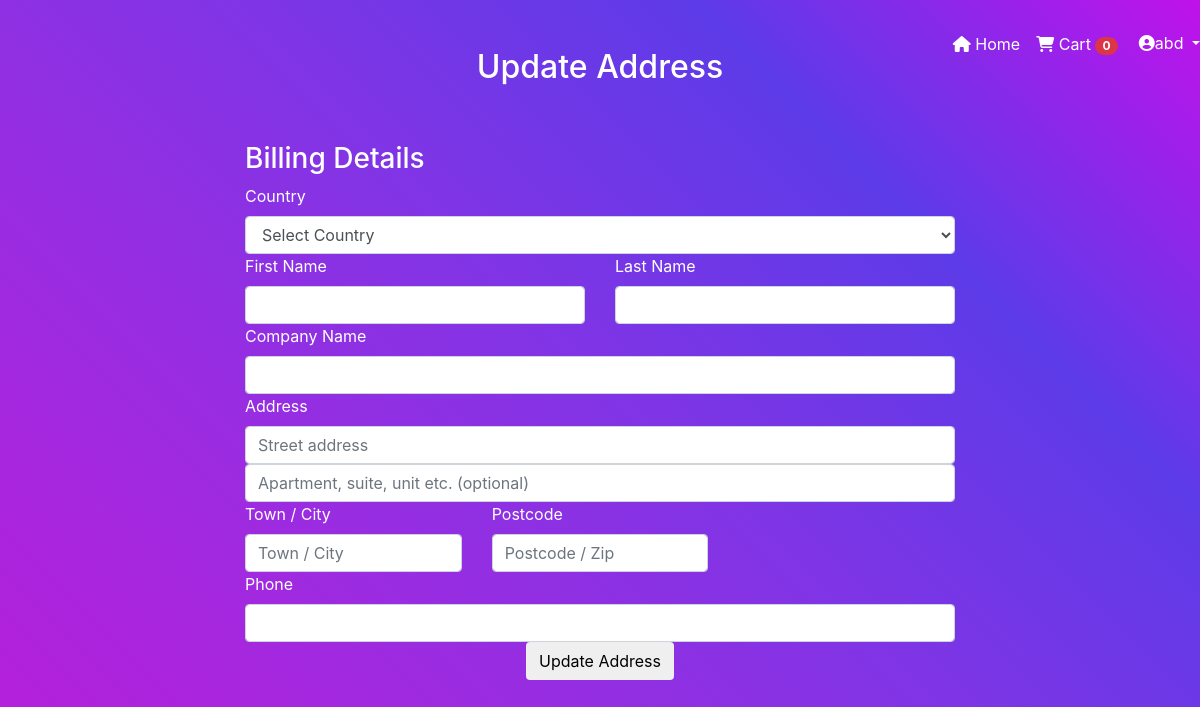
The page /update_address.php (signed in) on the database as committed earlier.
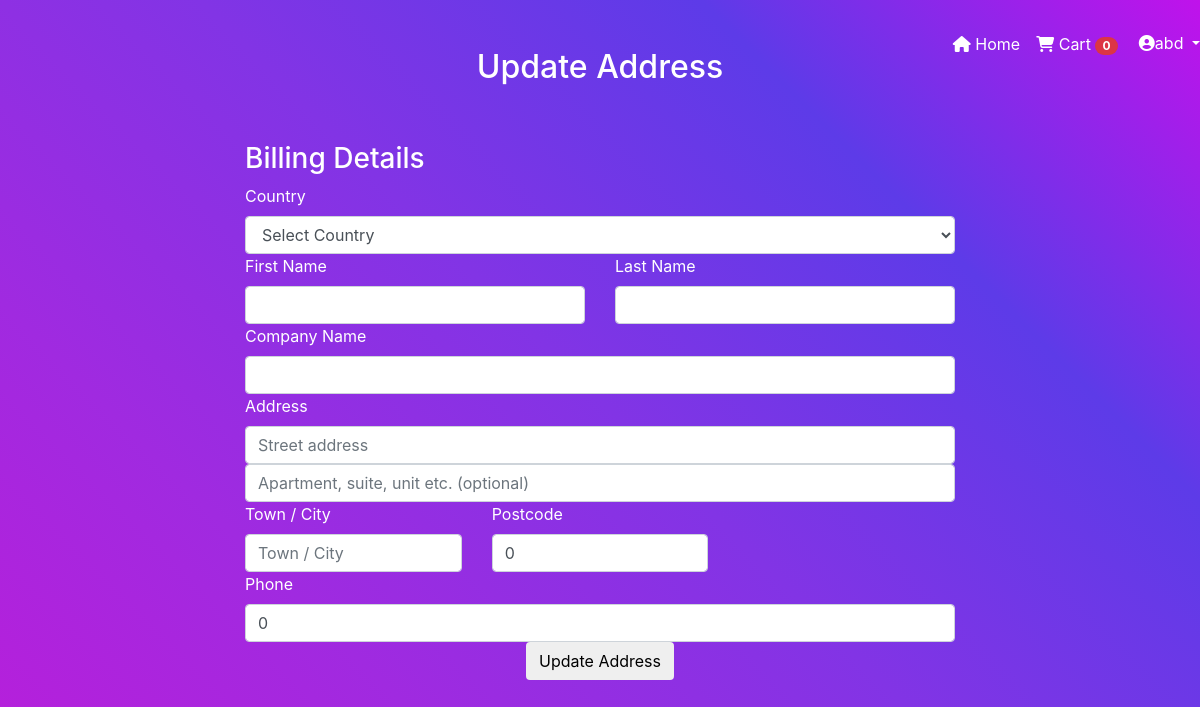
The same page on the database as committed later.
### tables this page shows
CREATE TABLE `user_data` (
  `id` int(11) NOT NULL,
  `userid` int(11) NOT NULL,
  `firstname` varchar(255) NOT NULL,
  `lastname` varchar(255) NOT NULL,
  `company` varchar(255) NOT NULL,
  `address1` varchar(255) NOT NULL,
  `address2` varchar(11) NOT NULL,
  `city` varchar(255) NOT NULL,
  `country` varchar(255) NOT NULL,
  `zip` int(11) NOT NULL,
  `mobile` int(11) NOT NULL
);

### update_address.php (the view, shortened to what this page needs)
<?php
$conn = mysqli_connect('localhost',"root" ,"" ,"bookstore");
?>
<?php
$cid =$_SESSION['customerid'];
$sql = "SELECT * FROM user_data where userid = $cid";
$result = mysqli_query($conn, $sql);
$row = mysqli_fetch_assoc($result);
 ?>
<div class="container text-white">
<!DOCTYPE html>
<html lang="en">
<head>
    <link rel="stylesheet" href="https://maxcdn.bootstrapcdn.com/bootstrap/4.0.0/css/bootstrap.min.css">
</head>
<body class="">
<header class="" style="position: fixed; width: 100%; z-index: 1; ">
        <div class="container-fluid">
          <div class="row  text-white">
              <div class="col-md-5 col-9 p-3 pl-5">
              </div>
              <div class="col-md-7 col-3 p-3 pl-5">
              <nav class="navbar navbar-expand-lg navbar-light ">
              <div class="collapse navbar-collapse" id="navbarSupportedContent">
                <ul class="navbar-nav ml-auto">
                  <li class="nav-item active">
                    <a class="nav-link text-white " href="index.php" ><i class="fa fa-home"></i> Home <span class="sr-only">(current)</span></a>
                  </li>
                  <li class="nav-item">
                  <a class="nav-link  text-white" href="cart.php">
          <?php
          $count = '0';
					?>
				     <i class="fa fa-shopping-cart" aria-hidden="true"></i> Cart <span class="badge badge-pill badge-danger">
					 <?php echo $count?>
					 </span>
           </a>
                    </li>
                    <div class="dropdown">
  <a class="btn dropdown-toggle" type="button" id="dropdownMenuButton" data-toggle="dropdown" aria-haspopup="true" aria-expanded="false">
  <i class="fa fa-user-circle" > </i><?php
  echo $_SESSION['username']; ?>
  </a>
</div>
                </ul>
              </div>
            </nav>
              </div>
              </div>
              </div>
    </header>
    <section id="content">
		<div class="content-blog">
					<div class="page_header text-center  py-5">
						<h2>Update Address</h2>
					</div>
<form method='post' action='myaccount.php'>
<div class="container ">
			<div class="row">
				<div class="offset-md-2 col-md-8">
					<div class="billing-details">
						<h3 class="uppercase">Billing Details</h3>
							<label class="">Country </label>
							<select class="form-control" name='country'>
								<option value="">Select Country</option>
							</select>
							<div class="row">
								<div class="col-md-6">
									<label>First Name </label>
									<input class="form-control" name='fname' placeholder="" value="<?php if(isset($row['firstname'])) { echo $row['firstname']; } ?>" type="text">
								</div>
								<div class="col-md-6">
									<label>Last Name </label>
									<input class="form-control" name='lname' placeholder="" value="<?php if(isset($row['lastname'])) {echo $row['lastname']; } ?>" type="text">
								</div>
							</div>
							<label>Company Name</label>
							<input class="form-control" name='companyName' placeholder="" value="<?php if(isset($row['company'])) {echo $row['company']; } ?>" type="text">
							<label>Address </label>
							<input class="form-control" name='addr1' placeholder="Street address" value="<?php if(isset($row['address1'])) {echo $row['address1']; } ?>" type="text">
							<input class="form-control" name='addr2' placeholder="Apartment, suite, unit etc. (optional)" value="<?php if(isset($row['address2'])) {echo $row['address2'];  } ?>" type="text">
							<div class="row">
								<div class="col-md-4">
									<label>Town / City </label>
									<input class="form-control" name='city' placeholder="Town / City" value="<?php if(isset($row['city'])) {echo $row['city']; } ?>" type="text">
								</div>
								<div class="col-md-4">
									<label>Postcode </label>
									<input class="form-control" name='Postcode' placeholder="Postcode / Zip" value="<?php if(isset($row['zip'])) {echo $row['zip']; } ?>" type="text">
								</div>
							</div>
							<label>Phone </label>
							<input class="form-control" name='Phone'  id="billing_phone" placeholder="" value="<?php if(isset($row['mobile'])) {echo $row['mobile']; } ?>" type="text">
					</div>
				</div>
			</div>
        </div>
        <div class="row">
            <div class="col-md-12 text-center">
                <input type='submit' name='submit' value='Update Address' class="btn">
            </div>
        </div>
		</div>
	</section>
</div>
</body>
</html>

Rows that differ between the two databases and show on the page:
added user_data: Postcode "0", Phone "0"
